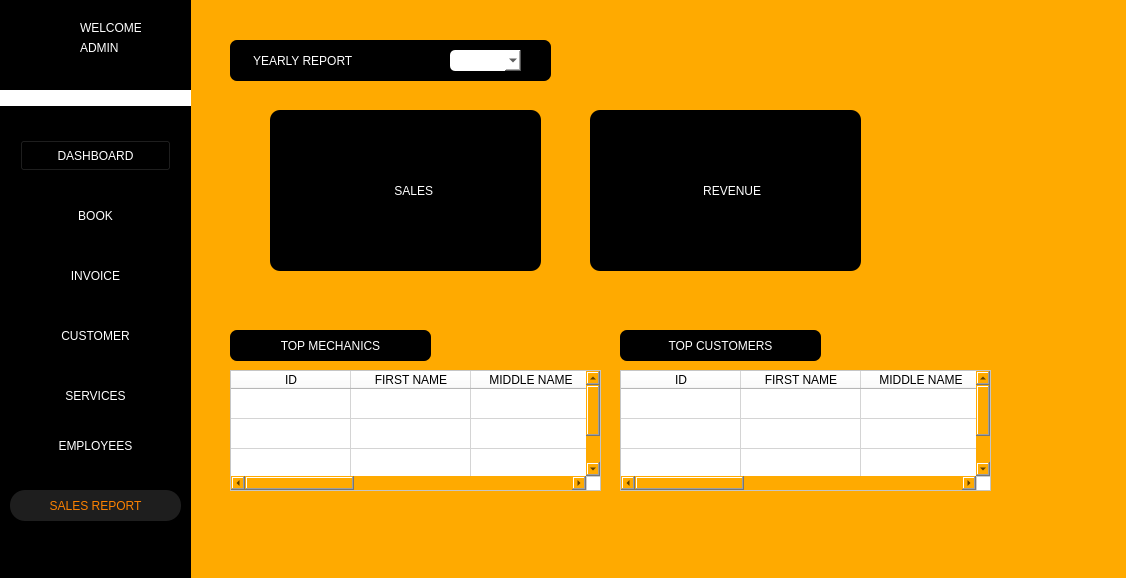
<?xml version="1.0" encoding="UTF-8"?>
<ui version="4.0">
 <class>Form</class>
 <widget class="QWidget" name="Form">
  <property name="geometry">
   <rect>
    <x>0</x>
    <y>0</y>
    <width>1126</width>
    <height>578</height>
   </rect>
  </property>
  <property name="windowTitle">
   <string>Form</string>
  </property>
  <property name="styleSheet">
   <string notr="true">background-color: rgb(255, 170, 0);</string>
  </property>
  <widget class="QTableWidget" name="tbl_top_customers">
   <property name="geometry">
    <rect>
     <x>620</x>
     <y>370</y>
     <width>371</width>
     <height>121</height>
    </rect>
   </property>
   <property name="styleSheet">
    <string notr="true">background-color: white;</string>
   </property>
   <property name="editTriggers">
    <set>QAbstractItemView::NoEditTriggers</set>
   </property>
   <property name="rowCount">
    <number>3</number>
   </property>
   <property name="columnCount">
    <number>6</number>
   </property>
   <attribute name="horizontalHeaderVisible">
    <bool>true</bool>
   </attribute>
   <attribute name="horizontalHeaderDefaultSectionSize">
    <number>120</number>
   </attribute>
   <attribute name="horizontalHeaderHighlightSections">
    <bool>false</bool>
   </attribute>
   <attribute name="verticalHeaderVisible">
    <bool>false</bool>
   </attribute>
   <attribute name="verticalHeaderHighlightSections">
    <bool>false</bool>
   </attribute>
   <row/>
   <row/>
   <row/>
   <column>
    <property name="text">
     <string>ID</string>
    </property>
   </column>
   <column>
    <property name="text">
     <string>FIRST NAME</string>
    </property>
   </column>
   <column>
    <property name="text">
     <string>MIDDLE NAME</string>
    </property>
   </column>
   <column>
    <property name="text">
     <string>LAST NAME</string>
    </property>
   </column>
   <column>
    <property name="text">
     <string>COMPLETED</string>
    </property>
   </column>
   <column>
    <property name="text">
     <string>TOTAL PAYMENT</string>
    </property>
   </column>
  </widget>
  <widget class="QLabel" name="label_281">
   <property name="geometry">
    <rect>
     <x>230</x>
     <y>330</y>
     <width>201</width>
     <height>31</height>
    </rect>
   </property>
   <property name="styleSheet">
    <string notr="true">background-color: rgb(0, 0, 0);
color: rgb(255, 255, 255);
border-radius: 7px;

</string>
   </property>
   <property name="text">
    <string>TOP MECHANICS</string>
   </property>
   <property name="alignment">
    <set>Qt::AlignCenter</set>
   </property>
  </widget>
  <widget class="QTableWidget" name="tbl_top_mechanics">
   <property name="geometry">
    <rect>
     <x>230</x>
     <y>370</y>
     <width>371</width>
     <height>121</height>
    </rect>
   </property>
   <property name="styleSheet">
    <string notr="true">background-color: white;</string>
   </property>
   <property name="editTriggers">
    <set>QAbstractItemView::NoEditTriggers</set>
   </property>
   <property name="rowCount">
    <number>3</number>
   </property>
   <property name="columnCount">
    <number>6</number>
   </property>
   <attribute name="horizontalHeaderVisible">
    <bool>true</bool>
   </attribute>
   <attribute name="horizontalHeaderDefaultSectionSize">
    <number>120</number>
   </attribute>
   <attribute name="horizontalHeaderHighlightSections">
    <bool>false</bool>
   </attribute>
   <attribute name="verticalHeaderVisible">
    <bool>false</bool>
   </attribute>
   <attribute name="verticalHeaderHighlightSections">
    <bool>false</bool>
   </attribute>
   <row/>
   <row/>
   <row/>
   <column>
    <property name="text">
     <string>ID</string>
    </property>
   </column>
   <column>
    <property name="text">
     <string>FIRST NAME</string>
    </property>
   </column>
   <column>
    <property name="text">
     <string>MIDDLE NAME</string>
    </property>
   </column>
   <column>
    <property name="text">
     <string>LAST NAME</string>
    </property>
   </column>
   <column>
    <property name="text">
     <string>COMPLETED</string>
    </property>
   </column>
   <column>
    <property name="text">
     <string>TOTAL EARNINGS</string>
    </property>
   </column>
  </widget>
  <widget class="QLabel" name="label_282">
   <property name="geometry">
    <rect>
     <x>620</x>
     <y>330</y>
     <width>201</width>
     <height>31</height>
    </rect>
   </property>
   <property name="styleSheet">
    <string notr="true">background-color: rgb(0, 0, 0);
color: rgb(255, 255, 255);
border-radius: 7px;

</string>
   </property>
   <property name="text">
    <string>TOP CUSTOMERS</string>
   </property>
   <property name="alignment">
    <set>Qt::AlignCenter</set>
   </property>
  </widget>
  <widget class="QLabel" name="label_2">
   <property name="geometry">
    <rect>
     <x>0</x>
     <y>90</y>
     <width>191</width>
     <height>16</height>
    </rect>
   </property>
   <property name="styleSheet">
    <string notr="true">background-color: rgb(255, 255, 255);</string>
   </property>
   <property name="text">
    <string/>
   </property>
  </widget>
  <widget class="QPushButton" name="btn_salesrep">
   <property name="geometry">
    <rect>
     <x>10</x>
     <y>490</y>
     <width>171</width>
     <height>31</height>
    </rect>
   </property>
   <property name="styleSheet">
    <string notr="true">border-style: none;
color: #FC8100;
border-radius: 15px;
background-color: #1E1E1E;
</string>
   </property>
   <property name="text">
    <string>SALES REPORT</string>
   </property>
  </widget>
  <widget class="QLabel" name="label_13">
   <property name="geometry">
    <rect>
     <x>80</x>
     <y>20</y>
     <width>61</width>
     <height>16</height>
    </rect>
   </property>
   <property name="styleSheet">
    <string notr="true">color: rgb(255, 255, 255);
background-color: rgb(0, 0, 0);</string>
   </property>
   <property name="text">
    <string>WELCOME</string>
   </property>
  </widget>
  <widget class="QLabel" name="txt_admin_name">
   <property name="geometry">
    <rect>
     <x>80</x>
     <y>40</y>
     <width>91</width>
     <height>16</height>
    </rect>
   </property>
   <property name="styleSheet">
    <string notr="true">color: rgb(255, 255, 255);
background-color: rgb(0, 0, 0);
</string>
   </property>
   <property name="text">
    <string>ADMIN</string>
   </property>
  </widget>
  <widget class="QPushButton" name="btn_services">
   <property name="geometry">
    <rect>
     <x>10</x>
     <y>380</y>
     <width>171</width>
     <height>31</height>
    </rect>
   </property>
   <property name="styleSheet">
    <string notr="true">border-style: none;
color: #fff;
color: rgb(255, 255, 255);
background-color: rgb(0, 0, 0);
</string>
   </property>
   <property name="text">
    <string>SERVICES</string>
   </property>
  </widget>
  <widget class="QPushButton" name="btn_books">
   <property name="geometry">
    <rect>
     <x>20</x>
     <y>200</y>
     <width>151</width>
     <height>31</height>
    </rect>
   </property>
   <property name="styleSheet">
    <string notr="true">border-style: none;
color: #fff;
color: rgb(255, 255, 255);
background-color: rgb(0, 0, 0);

</string>
   </property>
   <property name="text">
    <string>BOOK</string>
   </property>
  </widget>
  <widget class="QPushButton" name="btn_invoice">
   <property name="geometry">
    <rect>
     <x>20</x>
     <y>260</y>
     <width>151</width>
     <height>31</height>
    </rect>
   </property>
   <property name="styleSheet">
    <string notr="true">border-style: none;
color: rgb(255, 255, 255);
background-color: rgb(0, 0, 0);</string>
   </property>
   <property name="text">
    <string>INVOICE</string>
   </property>
  </widget>
  <widget class="QPushButton" name="btn_customer">
   <property name="geometry">
    <rect>
     <x>20</x>
     <y>320</y>
     <width>151</width>
     <height>31</height>
    </rect>
   </property>
   <property name="styleSheet">
    <string notr="true">border-style: none;
color: #fff;
color: rgb(255, 255, 255);
background-color: rgb(0, 0, 0);
</string>
   </property>
   <property name="text">
    <string>CUSTOMER</string>
   </property>
  </widget>
  <widget class="QLabel" name="label_33">
   <property name="geometry">
    <rect>
     <x>20</x>
     <y>20</y>
     <width>41</width>
     <height>41</height>
    </rect>
   </property>
   <property name="styleSheet">
    <string notr="true">border-style: none;
background-color: black;
</string>
   </property>
   <property name="text">
    <string/>
   </property>
   <property name="pixmap">
    <pixmap>../img/ARMS_LGO(1).png</pixmap>
   </property>
   <property name="scaledContents">
    <bool>true</bool>
   </property>
  </widget>
  <widget class="QPushButton" name="btn_dashboard">
   <property name="geometry">
    <rect>
     <x>20</x>
     <y>140</y>
     <width>151</width>
     <height>31</height>
    </rect>
   </property>
   <property name="styleSheet">
    <string notr="true">color: rgb(255, 255, 255);
background-color: rgb(0, 0, 0);
</string>
   </property>
   <property name="text">
    <string>DASHBOARD</string>
   </property>
  </widget>
  <widget class="QLabel" name="label">
   <property name="geometry">
    <rect>
     <x>0</x>
     <y>0</y>
     <width>191</width>
     <height>621</height>
    </rect>
   </property>
   <property name="styleSheet">
    <string notr="true">background-color: rgb(0, 0, 0);</string>
   </property>
   <property name="text">
    <string/>
   </property>
  </widget>
  <widget class="QPushButton" name="btn_employees">
   <property name="geometry">
    <rect>
     <x>10</x>
     <y>430</y>
     <width>171</width>
     <height>31</height>
    </rect>
   </property>
   <property name="styleSheet">
    <string notr="true">border-style: none;
color: #fff;
color: rgb(255, 255, 255);
background-color: rgb(0, 0, 0);
</string>
   </property>
   <property name="text">
    <string>EMPLOYEES</string>
   </property>
  </widget>
  <widget class="QPushButton" name="btn_settings">
   <property name="geometry">
    <rect>
     <x>10</x>
     <y>530</y>
     <width>31</width>
     <height>24</height>
    </rect>
   </property>
   <property name="styleSheet">
    <string notr="true">border-style: none;
background-color: rgb(0, 0, 0);</string>
   </property>
   <property name="text">
    <string/>
   </property>
   <property name="icon">
    <iconset>
     <normaloff>../img/settingsIM.png</normaloff>../img/settingsIM.png</iconset>
   </property>
   <property name="iconSize">
    <size>
     <width>20</width>
     <height>20</height>
    </size>
   </property>
  </widget>
  <widget class="QPushButton" name="btn_sales">
   <property name="geometry">
    <rect>
     <x>270</x>
     <y>110</y>
     <width>271</width>
     <height>161</height>
    </rect>
   </property>
   <property name="styleSheet">
    <string notr="true">background-color: black;
color: white;
border-radius: 10px;

</string>
   </property>
   <property name="text">
    <string>     SALES</string>
   </property>
   <property name="icon">
    <iconset>
     <normaloff>../img/sale.svg</normaloff>../img/sale.svg</iconset>
   </property>
   <property name="iconSize">
    <size>
     <width>90</width>
     <height>90</height>
    </size>
   </property>
  </widget>
  <widget class="QPushButton" name="btn_revenue">
   <property name="geometry">
    <rect>
     <x>590</x>
     <y>110</y>
     <width>271</width>
     <height>161</height>
    </rect>
   </property>
   <property name="styleSheet">
    <string notr="true">background-color: black;
color: white;
border-radius: 10px;
</string>
   </property>
   <property name="text">
    <string>    REVENUE</string>
   </property>
   <property name="icon">
    <iconset>
     <normaloff>../img/revenue.svg</normaloff>../img/revenue.svg</iconset>
   </property>
   <property name="iconSize">
    <size>
     <width>90</width>
     <height>90</height>
    </size>
   </property>
  </widget>
  <widget class="QComboBox" name="drp_report_year">
   <property name="geometry">
    <rect>
     <x>450</x>
     <y>50</y>
     <width>71</width>
     <height>21</height>
    </rect>
   </property>
   <property name="styleSheet">
    <string notr="true">background-color: white;
border-radius: 5px;
align-text:center;</string>
   </property>
  </widget>
  <widget class="QLabel" name="label_283">
   <property name="geometry">
    <rect>
     <x>230</x>
     <y>40</y>
     <width>321</width>
     <height>41</height>
    </rect>
   </property>
   <property name="styleSheet">
    <string notr="true">background-color: rgb(0, 0, 0);
color: rgb(255, 255, 255);
border-radius: 7px;
padding-left:20px;
</string>
   </property>
   <property name="text">
    <string>YEARLY REPORT</string>
   </property>
  </widget>
  <zorder>label_283</zorder>
  <zorder>label</zorder>
  <zorder>btn_settings</zorder>
  <zorder>tbl_top_customers</zorder>
  <zorder>label_281</zorder>
  <zorder>tbl_top_mechanics</zorder>
  <zorder>label_282</zorder>
  <zorder>label_2</zorder>
  <zorder>btn_salesrep</zorder>
  <zorder>label_13</zorder>
  <zorder>txt_admin_name</zorder>
  <zorder>btn_services</zorder>
  <zorder>btn_books</zorder>
  <zorder>btn_invoice</zorder>
  <zorder>btn_customer</zorder>
  <zorder>label_33</zorder>
  <zorder>btn_dashboard</zorder>
  <zorder>btn_employees</zorder>
  <zorder>btn_sales</zorder>
  <zorder>btn_revenue</zorder>
  <zorder>drp_report_year</zorder>
 </widget>
 <resources/>
 <connections/>
</ui>
